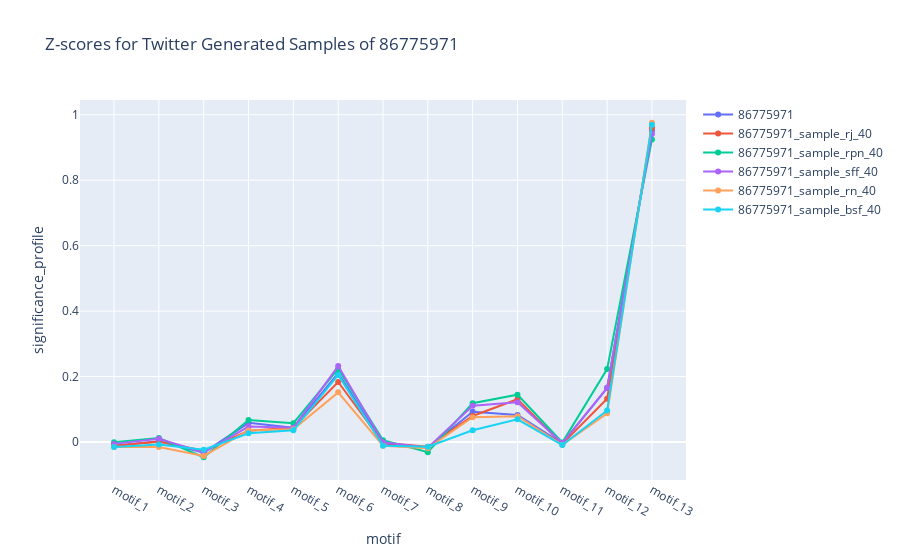
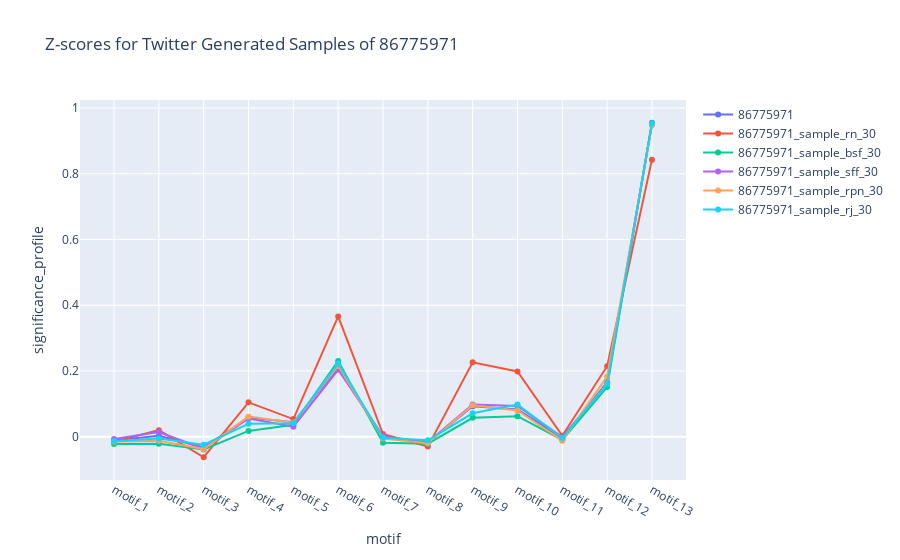
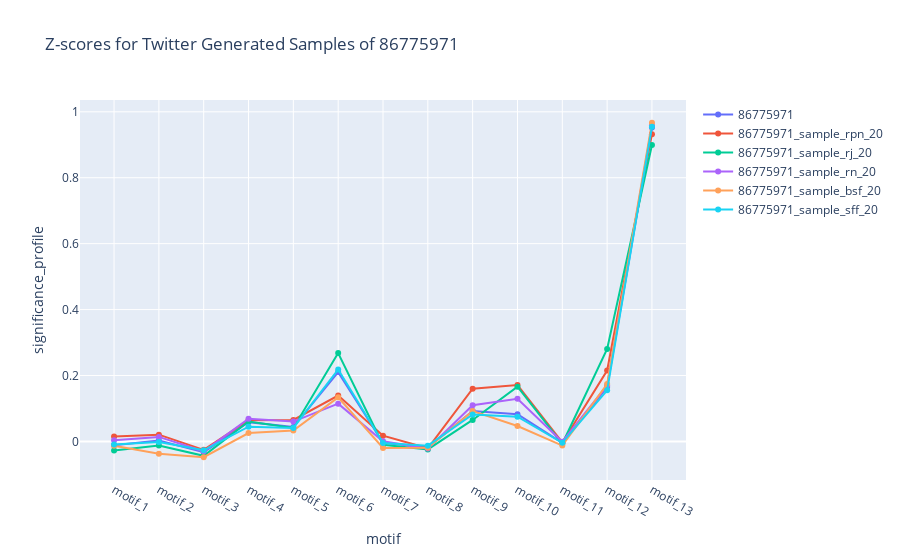
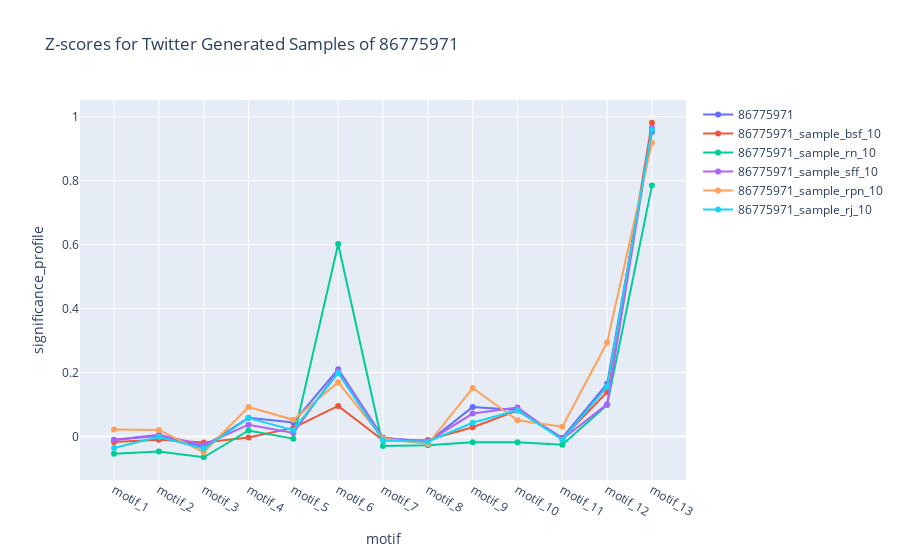

Here is the notebook cell these charts were saved with, in order:
### Code cell
sample_percents = ["40", "30", "20", "10"]

selected_graph = "86775971"

for sp in sample_percents:
    # Query data
    query_df = motif_twitter.query(
        "graph_name == @selected_graph or (graph_name.str.startswith(@selected_graph) and graph_name.str.endswith(@sp))",
    )

    plot_line_chart(
        query_df,
        f"Z-scores for Twitter Generated Samples of {selected_graph}",
        "motif",
        "significance_profile",
    )

    query_info_df = twitter_samples_info.query(
        "graph_name.str.startswith(@selected_graph) and graph_name.str.endswith(@sp)",
    )

    print(query_info_df)

### Figure 1 — Plotly figure (JSON) as saved in the notebook; plotly's stock layout.template omitted (floating-point values rounded to 4 significant figures)
{"data": [{"mode": "lines+markers", "name": "86775971", "type": "scatter", "x": ["motif_1", "motif_2", "motif_3", "motif_4", "motif_5", "motif_6", "motif_7", "motif_8", "motif_9", "motif_10", "motif_11", "motif_12", "motif_13"], "y": [-0.01127, 0.002505, -0.03255, 0.05855, 0.04374, 0.2104, -0.003768, -0.01842, 0.09237, 0.08283, -0.00425, 0.1649, 0.952]}, {"mode": "lines+markers", "name": "86775971_sample_rj_40", "type": "scatter", "x": ["motif_1", "motif_2", "motif_3", "motif_4", "motif_5", "motif_6", "motif_7", "motif_8", "motif_9", "motif_10", "motif_11", "motif_12", "motif_13"], "y": [-0.01104, 0.00123, -0.02677, 0.03482, 0.04393, 0.1836, -0.002185, -0.01463, 0.07971, 0.1308, -0.005643, 0.1322, 0.9597]}, {"mode": "lines+markers", "name": "86775971_sample_rpn_40", "type": "scatter", "x": ["motif_1", "motif_2", "motif_3", "motif_4", "motif_5", "motif_6", "motif_7", "motif_8", "motif_9", "motif_10", "motif_11", "motif_12", "motif_13"], "y": [-0.0005559, 0.01221, -0.0465, 0.0672, 0.05741, 0.2233, 0.005744, -0.03109, 0.1184, 0.1447, -0.00143, 0.223, 0.9243]}, {"mode": "lines+markers", "name": "86775971_sample_sff_40", "type": "scatter", "x": ["motif_1", "motif_2", "motif_3", "motif_4", "motif_5", "motif_6", "motif_7", "motif_8", "motif_9", "motif_10", "motif_11", "motif_12", "motif_13"], "y": [-0.00566, 0.009844, -0.03209, 0.04732, 0.04366, 0.232, -0.0003601, -0.01714, 0.111, 0.1214, -0.002988, 0.1655, 0.9413]}, {"mode": "lines+markers", "name": "86775971_sample_rn_40", "type": "scatter", "x": ["motif_1", "motif_2", "motif_3", "motif_4", "motif_5", "motif_6", "motif_7", "motif_8", "motif_9", "motif_10", "motif_11", "motif_12", "motif_13"], "y": [-0.01548, -0.01512, -0.04254, 0.03548, 0.0389, 0.1518, -0.01116, -0.01928, 0.07605, 0.07906, -0.008234, 0.08756, 0.9755]}, {"mode": "lines+markers", "name": "86775971_sample_bsf_40", "type": "scatter", "x": ["motif_1", "motif_2", "motif_3", "motif_4", "motif_5", "motif_6", "motif_7", "motif_8", "motif_9", "motif_10", "motif_11", "motif_12", "motif_13"], "y": [-0.01496, -0.007925, -0.02326, 0.0269, 0.03565, 0.2049, -0.01147, -0.01436, 0.03583, 0.06924, -0.00929, 0.0965, 0.9692]}], "layout": {"title": {"text": "Z-scores for Twitter Generated Samples of 86775971"}, "xaxis": {"title": {"text": "motif"}}, "yaxis": {"title": {"text": "significance_profile"}}}}

### Figure 2 — Plotly figure (JSON) as saved in the notebook; plotly's stock layout.template omitted (floating-point values rounded to 4 significant figures)
{"data": [{"mode": "lines+markers", "name": "86775971", "type": "scatter", "x": ["motif_1", "motif_2", "motif_3", "motif_4", "motif_5", "motif_6", "motif_7", "motif_8", "motif_9", "motif_10", "motif_11", "motif_12", "motif_13"], "y": [-0.01127, 0.002505, -0.03255, 0.05855, 0.04374, 0.2104, -0.003768, -0.01842, 0.09237, 0.08283, -0.00425, 0.1649, 0.952]}, {"mode": "lines+markers", "name": "86775971_sample_rn_30", "type": "scatter", "x": ["motif_1", "motif_2", "motif_3", "motif_4", "motif_5", "motif_6", "motif_7", "motif_8", "motif_9", "motif_10", "motif_11", "motif_12", "motif_13"], "y": [-0.01542, 0.01985, -0.06259, 0.1044, 0.05353, 0.3659, 0.00805, -0.03022, 0.2264, 0.1982, 0.002848, 0.2144, 0.8428]}, {"mode": "lines+markers", "name": "86775971_sample_bsf_30", "type": "scatter", "x": ["motif_1", "motif_2", "motif_3", "motif_4", "motif_5", "motif_6", "motif_7", "motif_8", "motif_9", "motif_10", "motif_11", "motif_12", "motif_13"], "y": [-0.02254, -0.02131, -0.03905, 0.01756, 0.03629, 0.2302, -0.01881, -0.02126, 0.05749, 0.06226, -0.01013, 0.1509, 0.955]}, {"mode": "lines+markers", "name": "86775971_sample_sff_30", "type": "scatter", "x": ["motif_1", "motif_2", "motif_3", "motif_4", "motif_5", "motif_6", "motif_7", "motif_8", "motif_9", "motif_10", "motif_11", "motif_12", "motif_13"], "y": [-0.007027, 0.01417, -0.0369, 0.05545, 0.03048, 0.2035, 0.00151, -0.01665, 0.09763, 0.09338, -0.001565, 0.1635, 0.9527]}, {"mode": "lines+markers", "name": "86775971_sample_rpn_30", "type": "scatter", "x": ["motif_1", "motif_2", "motif_3", "motif_4", "motif_5", "motif_6", "motif_7", "motif_8", "motif_9", "motif_10", "motif_11", "motif_12", "motif_13"], "y": [-0.01506, -0.0123, -0.03775, 0.06098, 0.04277, 0.2153, -0.005912, -0.02004, 0.09563, 0.07995, -0.01203, 0.1826, 0.947]}, {"mode": "lines+markers", "name": "86775971_sample_rj_30", "type": "scatter", "x": ["motif_1", "motif_2", "motif_3", "motif_4", "motif_5", "motif_6", "motif_7", "motif_8", "motif_9", "motif_10", "motif_11", "motif_12", "motif_13"], "y": [-0.01355, -0.005455, -0.0242, 0.03929, 0.04087, 0.2229, -0.003611, -0.01086, 0.0712, 0.09753, -0.003982, 0.1605, 0.9517]}], "layout": {"title": {"text": "Z-scores for Twitter Generated Samples of 86775971"}, "xaxis": {"title": {"text": "motif"}}, "yaxis": {"title": {"text": "significance_profile"}}}}

### Figure 3 — Plotly figure (JSON) as saved in the notebook; plotly's stock layout.template omitted (floating-point values rounded to 4 significant figures)
{"data": [{"mode": "lines+markers", "name": "86775971", "type": "scatter", "x": ["motif_1", "motif_2", "motif_3", "motif_4", "motif_5", "motif_6", "motif_7", "motif_8", "motif_9", "motif_10", "motif_11", "motif_12", "motif_13"], "y": [-0.01127, 0.002505, -0.03255, 0.05855, 0.04374, 0.2104, -0.003768, -0.01842, 0.09237, 0.08283, -0.00425, 0.1649, 0.952]}, {"mode": "lines+markers", "name": "86775971_sample_rpn_20", "type": "scatter", "x": ["motif_1", "motif_2", "motif_3", "motif_4", "motif_5", "motif_6", "motif_7", "motif_8", "motif_9", "motif_10", "motif_11", "motif_12", "motif_13"], "y": [0.01466, 0.02062, -0.02551, 0.06468, 0.06527, 0.1393, 0.01759, -0.02082, 0.1599, 0.1711, -0.003174, 0.2152, 0.9322]}, {"mode": "lines+markers", "name": "86775971_sample_rj_20", "type": "scatter", "x": ["motif_1", "motif_2", "motif_3", "motif_4", "motif_5", "motif_6", "motif_7", "motif_8", "motif_9", "motif_10", "motif_11", "motif_12", "motif_13"], "y": [-0.02761, -0.01215, -0.04364, 0.06058, 0.04108, 0.268, -0.01016, -0.02426, 0.06525, 0.1659, -0.007038, 0.2805, 0.8993]}, {"mode": "lines+markers", "name": "86775971_sample_rn_20", "type": "scatter", "x": ["motif_1", "motif_2", "motif_3", "motif_4", "motif_5", "motif_6", "motif_7", "motif_8", "motif_9", "motif_10", "motif_11", "motif_12", "motif_13"], "y": [0.003908, 0.0138, -0.0298, 0.06897, 0.06023, 0.1147, 0.0007226, -0.02174, 0.11, 0.1295, -0.0006981, 0.1697, 0.9588]}, {"mode": "lines+markers", "name": "86775971_sample_bsf_20", "type": "scatter", "x": ["motif_1", "motif_2", "motif_3", "motif_4", "motif_5", "motif_6", "motif_7", "motif_8", "motif_9", "motif_10", "motif_11", "motif_12", "motif_13"], "y": [-0.01285, -0.03737, -0.04794, 0.02544, 0.03321, 0.1338, -0.01967, -0.01896, 0.09203, 0.04677, -0.01257, 0.1741, 0.9668]}, {"mode": "lines+markers", "name": "86775971_sample_sff_20", "type": "scatter", "x": ["motif_1", "motif_2", "motif_3", "motif_4", "motif_5", "motif_6", "motif_7", "motif_8", "motif_9", "motif_10", "motif_11", "motif_12", "motif_13"], "y": [-0.00919, -0.00158, -0.02677, 0.04479, 0.04086, 0.2185, -0.004574, -0.01274, 0.08201, 0.07508, -0.004128, 0.155, 0.9546]}], "layout": {"title": {"text": "Z-scores for Twitter Generated Samples of 86775971"}, "xaxis": {"title": {"text": "motif"}}, "yaxis": {"title": {"text": "significance_profile"}}}}

### Figure 4 — Plotly figure (JSON) as saved in the notebook; plotly's stock layout.template omitted (floating-point values rounded to 4 significant figures)
{"data": [{"mode": "lines+markers", "name": "86775971", "type": "scatter", "x": ["motif_1", "motif_2", "motif_3", "motif_4", "motif_5", "motif_6", "motif_7", "motif_8", "motif_9", "motif_10", "motif_11", "motif_12", "motif_13"], "y": [-0.01127, 0.002505, -0.03255, 0.05855, 0.04374, 0.2104, -0.003768, -0.01842, 0.09237, 0.08283, -0.00425, 0.1649, 0.952]}, {"mode": "lines+markers", "name": "86775971_sample_bsf_10", "type": "scatter", "x": ["motif_1", "motif_2", "motif_3", "motif_4", "motif_5", "motif_6", "motif_7", "motif_8", "motif_9", "motif_10", "motif_11", "motif_12", "motif_13"], "y": [-0.01733, -0.01052, -0.01915, -0.003002, 0.0267, 0.09534, -0.01204, -0.01074, 0.02887, 0.08091, -0.007235, 0.1389, 0.981]}, {"mode": "lines+markers", "name": "86775971_sample_rn_10", "type": "scatter", "x": ["motif_1", "motif_2", "motif_3", "motif_4", "motif_5", "motif_6", "motif_7", "motif_8", "motif_9", "motif_10", "motif_11", "motif_12", "motif_13"], "y": [-0.05388, -0.04727, -0.06506, 0.01881, -0.006986, 0.6019, -0.02975, -0.02738, -0.01825, -0.01821, -0.02595, 0.09818, 0.7844]}, {"mode": "lines+markers", "name": "86775971_sample_sff_10", "type": "scatter", "x": ["motif_1", "motif_2", "motif_3", "motif_4", "motif_5", "motif_6", "motif_7", "motif_8", "motif_9", "motif_10", "motif_11", "motif_12", "motif_13"], "y": [-0.01034, 0.004944, -0.02656, 0.03682, 0.01109, 0.2057, -0.004823, -0.01537, 0.07165, 0.09041, -0.009122, 0.101, 0.9652]}, {"mode": "lines+markers", "name": "86775971_sample_rpn_10", "type": "scatter", "x": ["motif_1", "motif_2", "motif_3", "motif_4", "motif_5", "motif_6", "motif_7", "motif_8", "motif_9", "motif_10", "motif_11", "motif_12", "motif_13"], "y": [0.02139, 0.02028, -0.04933, 0.0922, 0.05195, 0.1694, -0.006405, -0.02377, 0.1515, 0.05057, 0.0306, 0.2936, 0.9184]}, {"mode": "lines+markers", "name": "86775971_sample_rj_10", "type": "scatter", "x": ["motif_1", "motif_2", "motif_3", "motif_4", "motif_5", "motif_6", "motif_7", "motif_8", "motif_9", "motif_10", "motif_11", "motif_12", "motif_13"], "y": [-0.03618, -0.001435, -0.03854, 0.05778, 0.01958, 0.1984, -0.013, -0.0165, 0.04271, 0.08208, -0.01006, 0.156, 0.9595]}], "layout": {"title": {"text": "Z-scores for Twitter Generated Samples of 86775971"}, "xaxis": {"title": {"text": "motif"}}, "yaxis": {"title": {"text": "significance_profile"}}}}
